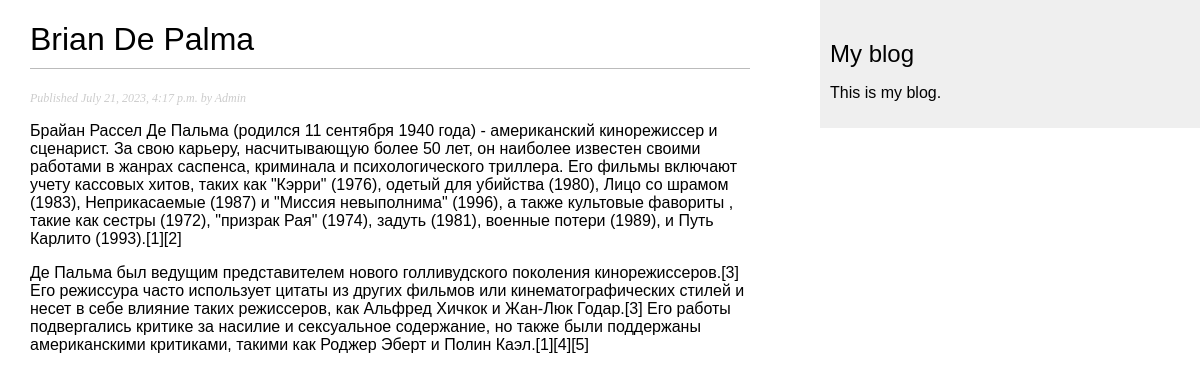
The app's page /blog/2023/7/21/brian-de-palma/ with its own data.
### blog/models.py (models this page shows, shortened)
class Post(models.Model):
    class Status(models.TextChoices):
        DRAFT = 'DF', 'Draft'
        PUBLISHED = 'PB', 'Published'
    title = models.CharField(max_length=250)
    slug = models.SlugField(max_length=250,
                            unique_for_date='publish')
    author = models.ForeignKey(User,
                               on_delete=models.CASCADE,
                               related_name='blog_posts')
    body = models.TextField()
    publish = models.DateTimeField(default=timezone.now)
    created = models.DateTimeField(auto_now_add=True)
    updated = models.DateTimeField(auto_now=True)
    status = models.CharField(max_length=2,
                              choices=Status.choices,
                              default=Status.DRAFT)
    objects = models.Manager()  # менеджер по умолчанию
    published = PublishedManager()  # конкретно-прикладной менеджер
    class Meta:
        ordering = ['-publish']
        indexes = [
            models.Index(fields=['-publish']),
        ]

### blog/views.py (the view)
def post_detail(request, year, month, day, post):
    post = get_object_or_404(Post,
                             status=Post.Status.PUBLISHED,
                             slug=post,
                             publish__year=year,
                             publish__month=month,
                             publish__day=day)
    return render(request,
                  'blog/post/detail.html',
                  {'post': post})

### blog/templates/blog/post/detail.html (shortened to what this page needs)
{% extends "blog/base.html" %}
{% block content %}
 <h1>{{ post.title }}</h1>
 <p class="date">
 Published {{ post.publish }} by {{ post.author }}
 </p>
 {{ post.body|linebreaks }}
{% endblock %}

### blog/static/css/blog.css (style rules this page uses)
body { margin:0; padding:0; font-family:helvetica, sans-serif; }
h1 { font-weight:normal; border-bottom:1px solid #bbb; padding:0 0 10px 0; }
p.date { color:#ccc; font-family: georgia, serif; font-size: 12px; font-style: italic; }

### records on screen
Post: title "Brian De Palma", publish "July 21, 2023, 4:17 p.m.", author "Admin", body "Брайан Рассел Де Пальма (родился 11 сентября 1940 года) - американский кинорежиссер и сценарист. За свою карьеру, насчитывающую более 50 лет, он наиболее известен своими работами в жанрах саспенса, криминала и психологического триллера. Его фильмы включают учету кассовых хитов, таких как \"Кэрри\" (1976), одетый для убийства (1980), Лицо со шрамом (1983), Неприкасаемые (1987) и \"Миссия невыполнима\" (1996), а также культовые фавориты , такие как сестры (1972), \"призрак Рая\" (1974), задуть (1981), военные потери (1989), и Путь Карлито (1993).[1][2] Де Пальма был ведущим представителем нового голливудского поколения кинорежиссеров.[3] Его режиссура часто использует цитаты из других фильмов или…"
